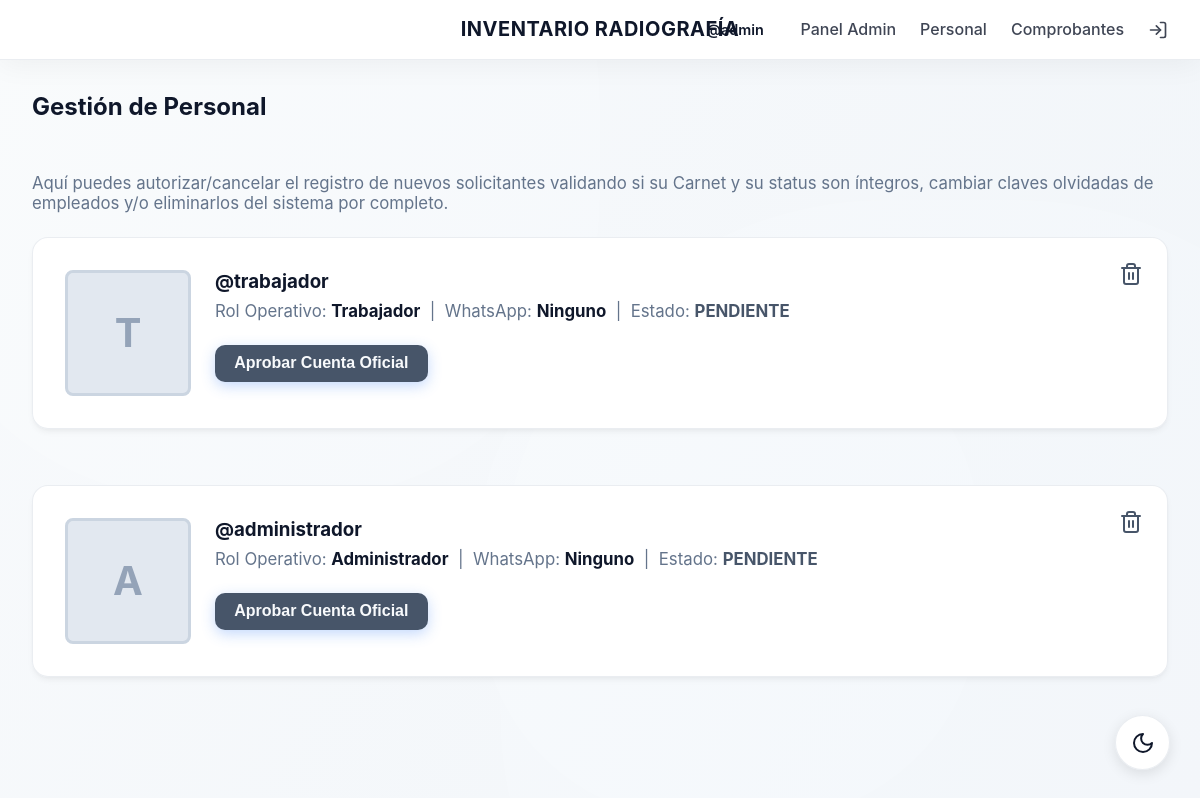
/gestion_personal (signed in), run on an earlier commit of the app's database.
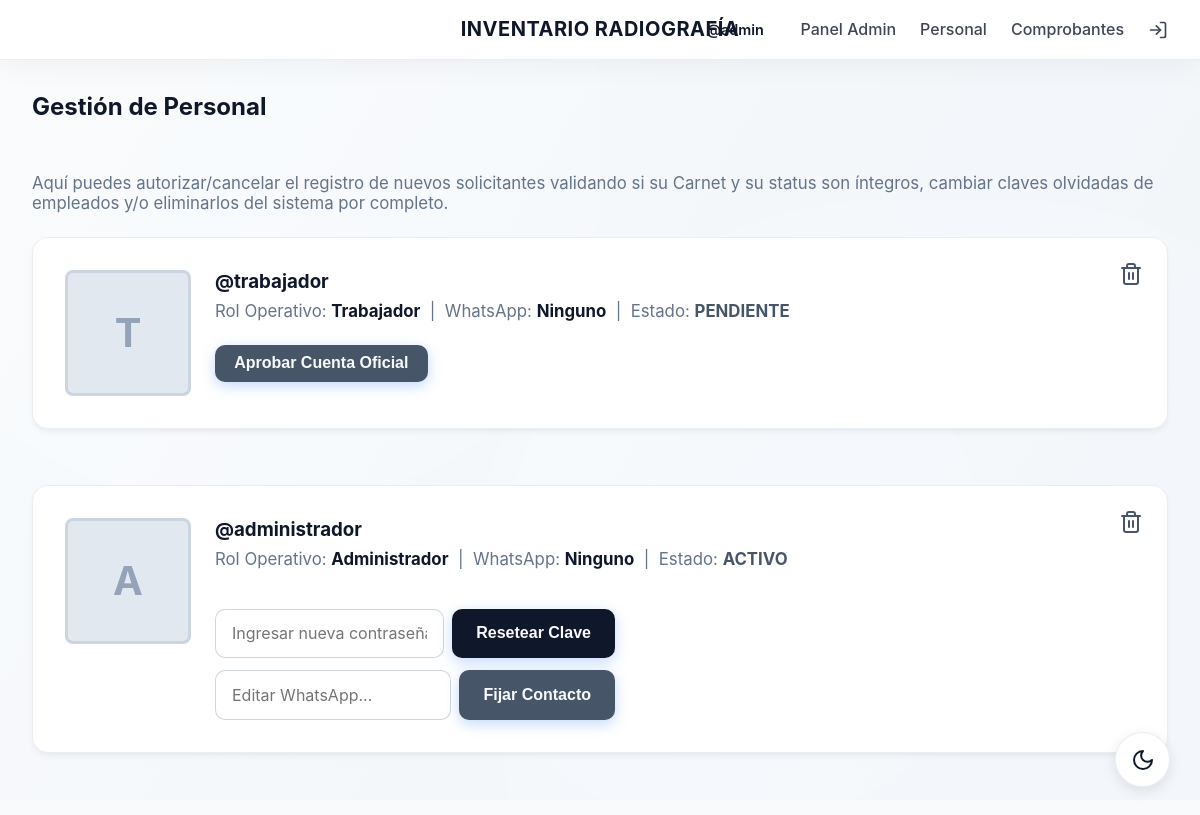
And on a later commit of the database.
### models.py (models this page shows)
class User(db.Model, UserMixin):
    id = db.Column(db.Integer, primary_key=True)
    username = db.Column(db.String(50), unique=True, nullable=False)
    password_hash = db.Column(db.String(255), nullable=False)
    role = db.Column(db.String(20), nullable=False) # 'trabajador', 'administrador', 'superusuario'
    status = db.Column(db.String(20), default='pendiente') # 'pendiente', 'activo'
    whatsapp_number = db.Column(db.String(30), nullable=True) # Ejem: '+1234567890', 'inactivo'
    foto_carnet = db.Column(db.String(255), nullable=True)

### app.py (the view)
@app.route('/gestion_personal')
@login_required
def gestion_personal():
    if current_user.role not in ['administrador', 'superusuario']:
        flash('Acceso denegado.', 'error')
        return redirect(url_for('dashboard_trabajador'))
    usuarios = User.query.filter(User.role != 'superusuario').all()
    return render_template('gestion_personal.html', usuarios=usuarios)

### app.py (called while the page is built)
@login_manager.user_loader
def load_user(user_id):
    return User.query.get(int(user_id))

### templates/gestion_personal.html (shortened to what this page needs)
{% extends 'base.html' %}
{% block content %}
<div style="display: flex; justify-content: space-between; align-items: center; margin-bottom: 2rem;">
    <h2>Gestión de Personal</h2>
</div>
<p style="color: #64748b; font-size: 1.05rem;">Aquí puedes autorizar/cancelar el registro de nuevos solicitantes validando si su Carnet y su status son íntegros, cambiar claves olvidadas de empleados y/o eliminarlos del sistema por completo.</p>
<div style="display: grid; gap: 1.5rem; margin-top: 1.5rem;">
    {% for user in usuarios %}
    <div class="card" style="display: flex; gap: 1.5rem; align-items: flex-start; flex-wrap: wrap; position: relative;">
        {% if user.foto_carnet %}
            <div {% if user.status == 'activo' %}style="flex-shrink: 0; width: 120px; height: 120px; border-radius: 8px; overflow: hidden; border: 3px solid var(--success); box-shadow: 0 4px 6px rgba(0,0,0,0.1);"{% else %}style="flex-shrink: 0; width: 120px; height: 120px; border-radius: 8px; overflow: hidden; border: 3px solid var(--error); box-shadow: 0 4px 6px rgba(0,0,0,0.1);"{% endif %}>
                <img src="{{ url_for('static', filename='uploads/' + user.foto_carnet) }}" alt="Foto carnet {{ user.username }}" style="width: 100%; height: 100%; object-fit: cover;">
            </div>
        {% else %}
            <div style="flex-shrink: 0; width: 120px; height: 120px; border-radius: 8px; background: #e2e8f0; display: flex; align-items: center; justify-content: center; font-weight: bold; font-size: 2.5rem; color: #94a3b8; border: 3px solid #cbd5e1;">
                {{ user.username[0]|upper }}
            </div>
        {% endif %}
        <div style="flex: 1; min-width: 250px;">
            <h3 style="margin-top: 0; margin-bottom: 0.5rem; color: var(--primary);">
                @{{ user.username }}
            </h3>
            <p style="margin: 0 0 1.5rem 0; color: #64748b; font-size: 1.05rem;">
                Rol Operativo: <strong>{{ user.role|capitalize }}</strong> &nbsp;|&nbsp;
                WhatsApp: <strong>{{ user.whatsapp_number or 'Ninguno' }}</strong> &nbsp;|&nbsp;
                Estado:
                <strong {% if user.status == 'activo' %}style="color: var(--success);"{% else %}style="color: var(--error);"{% endif %}>
                    {{ user.status|upper }}
                </strong>
            </p>
            {% if user.status == 'pendiente' %}
            <div style="display: flex; gap: 0.75rem; flex-wrap: wrap;">
                <form method="POST" action="{{ url_for('accion_usuario', user_id=user.id) }}">
                    <button type="submit" class="btn" style="background-color: var(--success); font-weight: bold; padding: 0.6rem 1.2rem;">Aprobar Cuenta Oficial</button>
                </form>
            </div>
            {% endif %}
            <form method="POST" action="{{ url_for('accion_usuario', user_id=user.id) }}" onsubmit="return confirm('¿Seguro quieres eliminar este usuario del sistema definitivamente? Esta acción no se puede deshacer.');" style="position: absolute; top: 1rem; right: 1rem;">
                <button type="submit" style="background: none; border: none; cursor: pointer; color: var(--error); padding: 0.5rem; transition: transform 0.2s;" onmouseover="this.style.transform='scale(1.1)'" onmouseout="this.style.transform='scale(1)'" title="Borrar Empleado">
                </button>
            </form>
            {% if user.status == 'activo' %}
            <form method="POST" action="{{ url_for('accion_usuario', user_id=user.id) }}" style="display: flex; gap: 0.5rem; align-items: stretch; max-width: 400px; margin-bottom: 0.8rem;">
                <input type="password" name="nueva_clave" class="form-control" style="margin-bottom: 0;" placeholder="Ingresar nueva contraseña..." required>
                <button type="submit" class="btn" style="background-color: var(--primary); color: var(--bg-gradient-1); white-space: nowrap;">Resetear Clave</button>
            </form>
            <form method="POST" action="{{ url_for('accion_usuario', user_id=user.id) }}" style="display: flex; gap: 0.5rem; align-items: stretch; max-width: 400px;">
                <input type="tel" name="nuevo_whatsapp" class="form-control" style="margin-bottom: 0;" placeholder="Editar WhatsApp..." value="{{ user.whatsapp_number or '' }}" required>
                <button type="submit" class="btn" style="background-color: var(--success); color: var(--bg-gradient-1); white-space: nowrap;">Fijar Contacto</button>
            </form>
            {% endif %}
        </div>
    </div>
    {% else %}
    <div style="background: rgba(59, 130, 246, 0.1); border: 1px solid var(--secondary); padding: 1.5rem; border-radius: 8px; color: var(--secondary); text-align: center; font-size: 1.1rem;">
        No hay empleados operativos en este momento ni listas de espera de trabajadores.
    </div>
    {% endfor %}
</div>
{% endblock %}

### templates/base.html (shortened to what this page needs)
<!DOCTYPE html>
<html lang="es" data-theme="light">
<head>
</head>
<body>
    <nav class="navbar">
        <div class="navbar-title">INVENTARIO RADIOGRAFÍA</div>
        <div class="navbar-links">
            {% if current_user.is_authenticated %}
                <span style="font-weight: 600; background: var(--input-bg); padding: 0.3rem 0.8rem; border-radius: 20px; font-size: 0.9rem; color: var(--text-main);">
                    @{{ current_user.username }}
                </span>
                {% if current_user.role in ['administrador', 'superusuario'] %}
                    <a href="{{ url_for('dashboard_admin') }}">Panel Admin</a>
                    <a href="{{ url_for('gestion_personal') }}">Personal</a>
                {% endif %}
                <a href="{{ url_for('dashboard_trabajador') }}">Comprobantes</a>
                <a href="{{ url_for('logout') }}" title="Cerrar sesión">
                    <svg width="20" height="20" viewBox="0 0 24 24" fill="none" stroke="currentColor" stroke-width="2" stroke-linecap="round" stroke-linejoin="round" style="vertical-align: middle;"><path d="M15 3h4a2 2 0 0 1 2 2v14a2 2 0 0 1-2 2h-4"/><polyline points="10 17 15 12 10 7"/><line x1="15" y1="12" x2="3" y2="12"/></svg>
                </a>
            {% else %}
                <a href="{{ url_for('login') }}">Acciones</a>
            {% endif %}
        </div>
    </nav>
    <div class="container">
        {% block content %}{% endblock %}
    </div>
    <button class="theme-toggle" id="theme-toggle" title="Cambiar Modo Oscuro/Claro">
        <svg id="theme-icon" width="24" height="24" viewBox="0 0 24 24" fill="none" stroke="currentColor" stroke-width="2" stroke-linecap="round" stroke-linejoin="round"></svg>
    </button>
</body>
</html>

### templates/base.html (style rules this page uses)
:root[data-theme="light"] { --bg-gradient-1: #f8fafc; --bg-gradient-2: #f1f5f9; --bg-gradient-3: #e2e8f0; --text-main: #0f172a; --text-muted: #64748b; --card-bg: rgba(255, 255, 255, 0.95); --nav-bg: rgba(255, 255, 255, 0.95); --border-color: rgba(148, 163, 184, 0.2); --primary-btn: #334155; --primary-btn-hover: #0f172a; --success: #475569; --error: #475569; --input-bg: rgba(255, 255, 255, 0.95); --input-border: rgba(100, 116, 139, 0.3); --primary: #0f172a; --secondary: #475569; --white: rgba(255, 255, 255, 0.95); --bg: transparent; }
body { font-family: 'SF Pro Display', -apple-system, BlinkMacSystemFont, "Segoe UI", Roboto, sans-serif; margin: 0; padding: 0; color: var(--text-main); transition: color 0.4s ease; min-height: 100vh; overflow-x: hidden; background: var(--bg-gradient-1); }
.navbar { position: sticky; top: 0; z-index: 100; background: var(--nav-bg); border-bottom: 1px solid var(--border-color); padding: 1rem 2rem; display: flex; justify-content: space-between; align-items: center; box-shadow: 0 4px 30px rgba(0, 0, 0, 0.05); transition: background 0.4s ease; }
.navbar-title { position: absolute; left: 50%; transform: translateX(-50%); font-weight: 700; font-size: 1.25rem; letter-spacing: 0.5px; color: var(--text-main); }
.navbar-links { display: flex; gap: 1.5rem; align-items: center; margin-left: auto; }
.navbar a { color: var(--text-main); text-decoration: none; font-weight: 500; opacity: 0.8; transition: opacity 0.2s, color 0.2s; }
.container { padding: 2rem; max-width: 1200px; margin: 0 auto; position: relative; z-index: 1; }
.card { background: var(--card-bg); border-radius: 16px; padding: 2rem; margin-bottom: 2rem; box-shadow: 0 4px 6px -1px rgba(0, 0, 0, 0.05), 0 2px 4px -1px rgba(0, 0, 0, 0.03); border: 1px solid var(--border-color); transition: transform 0.3s ease, background 0.4s ease; }
.form-control { width: 100%; padding: 0.85rem 1rem; margin-bottom: 1.25rem; background: var(--input-bg); border: 1px solid var(--input-border); color: var(--text-main); border-radius: 10px; font-size: 1rem; box-sizing: border-box; transition: border-color 0.2s, box-shadow 0.2s, background 0.4s; font-family: inherit; }
.btn { background-color: var(--primary-btn); color: var(--bg-gradient-1); border: none; padding: 0.85rem 1.5rem; font-weight: 600; font-size: 1rem; cursor: pointer; border-radius: 10px; transition: all 0.2s ease; box-shadow: 0 4px 14px rgba(59, 130, 246, 0.3); text-align: center; }
.theme-toggle { position: fixed; bottom: 30px; right: 30px; width: 55px; height: 55px; border-radius: 50%; background: var(--card-bg); border: 1px solid var(--border-color); color: var(--text-main); display: flex; align-items: center; justify-content: center; font-size: 1.5rem; cursor: pointer; box-shadow: 0 4px 14px rgba(0,0,0,0.1); transition: all 0.3s cubic-bezier(0.16, 1, 0.3, 1); z-index: 1000; }
h1, h2, h3, h4 { color: var(--text-main); font-weight: 700; margin-top: 0; }
p, span, td, th { color: var(--text-muted); }
strong { color: var(--text-main); }

What changed in the data, as far as the page shows it:
changed User "administrador": status "PENDIENTE" → "ACTIVO"; status "Aprobar Cuenta Oficial" → "Resetear Clave Fijar Contacto"
